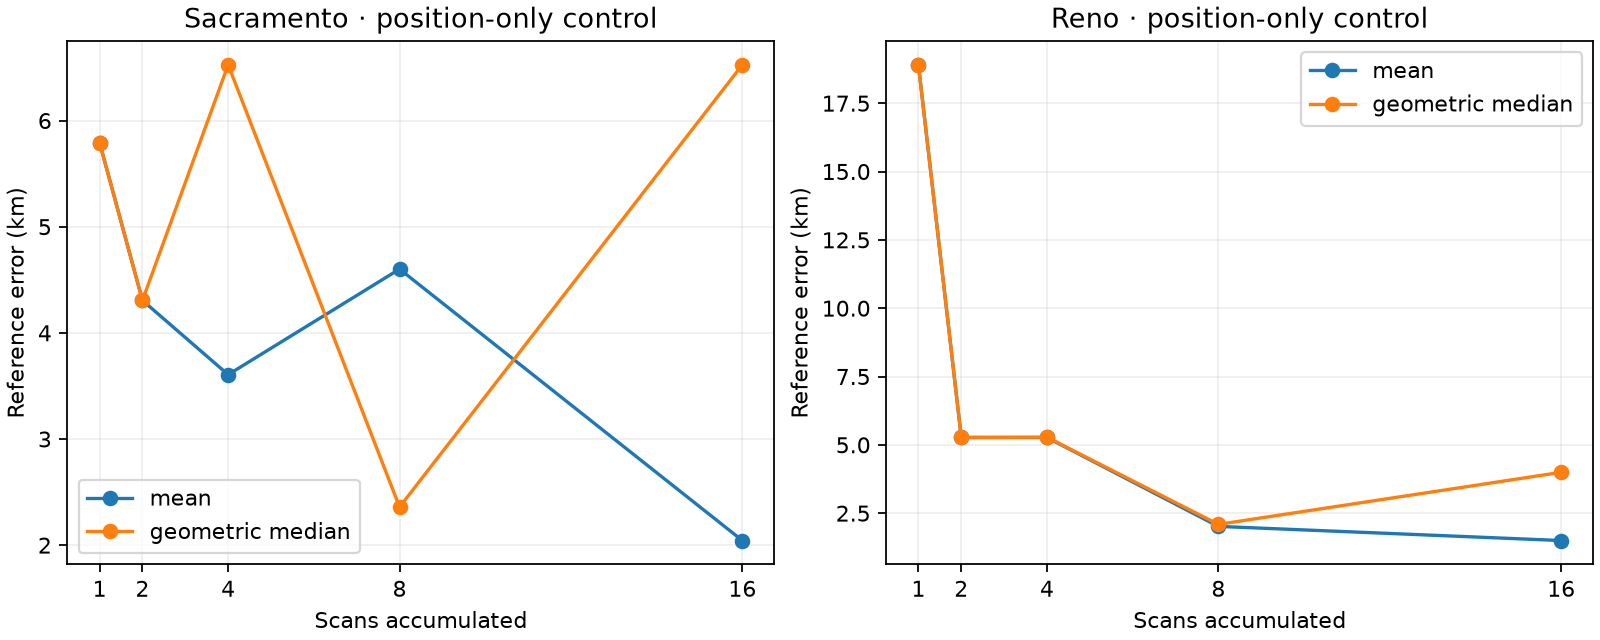

Source code (Python):
"""Cheap position-only fusion controls, not a joint observation fit."""
import json
from pathlib import Path
import numpy as np
from scipy.optimize import minimize
from matplotlib.figure import Figure


def distance(a, b):
    a, b = np.deg2rad(a), np.deg2rad(b)
    d = b - a
    return float(12742.0176*np.arcsin(np.sqrt(np.clip(
        np.sin(d[0]/2)**2 + np.cos(a[0])*np.cos(b[0])*np.sin(d[1]/2)**2, 0, 1))))


def main():
    out = Path(__file__).resolve().parent
    scans = json.loads((out.parent / "2026_09_23_sixteen_scan_position_resolution/scans.json").read_text())
    rows = []
    for prior, centre in (("sacramento", (38.5816, -121.4944)), ("reno", (39.5296, -119.8138))):
        scale = np.array([111.195, 111.195*np.cos(np.deg2rad(centre[0]))])
        for count in (1, 2, 4, 8, 16):
            subset = scans[:count]
            ll = np.array([[s["priors"][prior]["selected"]["latitude_deg"],
                            s["priors"][prior]["selected"]["longitude_deg"]] for s in subset])
            xy = (ll - centre)*scale
            for method in ("equal_scan_mean", "equal_scan_geometric_median"):
                if method == "equal_scan_mean" or count <= 2:
                    fit = xy.mean(axis=0)
                else:
                    result = minimize(lambda p: np.linalg.norm(xy-p, axis=1).sum(),
                                      np.median(xy, axis=0), method="Powell",
                                      options={"xtol": 1e-9, "ftol": 1e-10})
                    fit = result.x
                location = fit/scale + centre
                rows.append(dict(method=method, prior=prior, scan_count=count,
                    latitude_deg=float(location[0]), longitude_deg=float(location[1]),
                    track_count=sum(s["priors"][prior]["accounting"]["eligible_track_count"] for s in subset),
                    observation_count=sum(s["priors"][prior]["accounting"]["eligible_observation_count"] for s in subset),
                    scope="Position-only fusion of independently selected solutions; not an observation-level joint fit",
                    scatter_rms_km=float(np.sqrt(np.mean(np.sum((xy-fit)**2, axis=1))))))
    # Inference is complete before reference coordinates are introduced.
    reference = (37.84903264307456, -122.4856541910174)
    for row in rows:
        row["error_km"] = distance((row["latitude_deg"], row["longitude_deg"]), reference)
    (out / "ensemble_control.json").write_text(json.dumps(rows, indent=2)+"\n")
    fig = Figure(figsize=(10, 4), layout="constrained")
    axes = fig.subplots(1, 2)
    for ax, prior in zip(axes, ("sacramento", "reno")):
        for method in ("equal_scan_mean", "equal_scan_geometric_median"):
            data = [r for r in rows if r["prior"] == prior and r["method"] == method]
            ax.plot([r["scan_count"] for r in data], [r["error_km"] for r in data],
                    "o-", label=method.replace("equal_scan_", "").replace("_", " "))
        ax.set(title=prior.title()+" · position-only control", xlabel="Scans accumulated",
               ylabel="Reference error (km)", xticks=[1, 2, 4, 8, 16])
        ax.grid(alpha=.2); ax.legend()
    fig.savefig(out / "ensemble_control.png", dpi=160)
    print(json.dumps([r for r in rows if r["scan_count"] == 16], indent=2))


if __name__ == "__main__":
    main()
